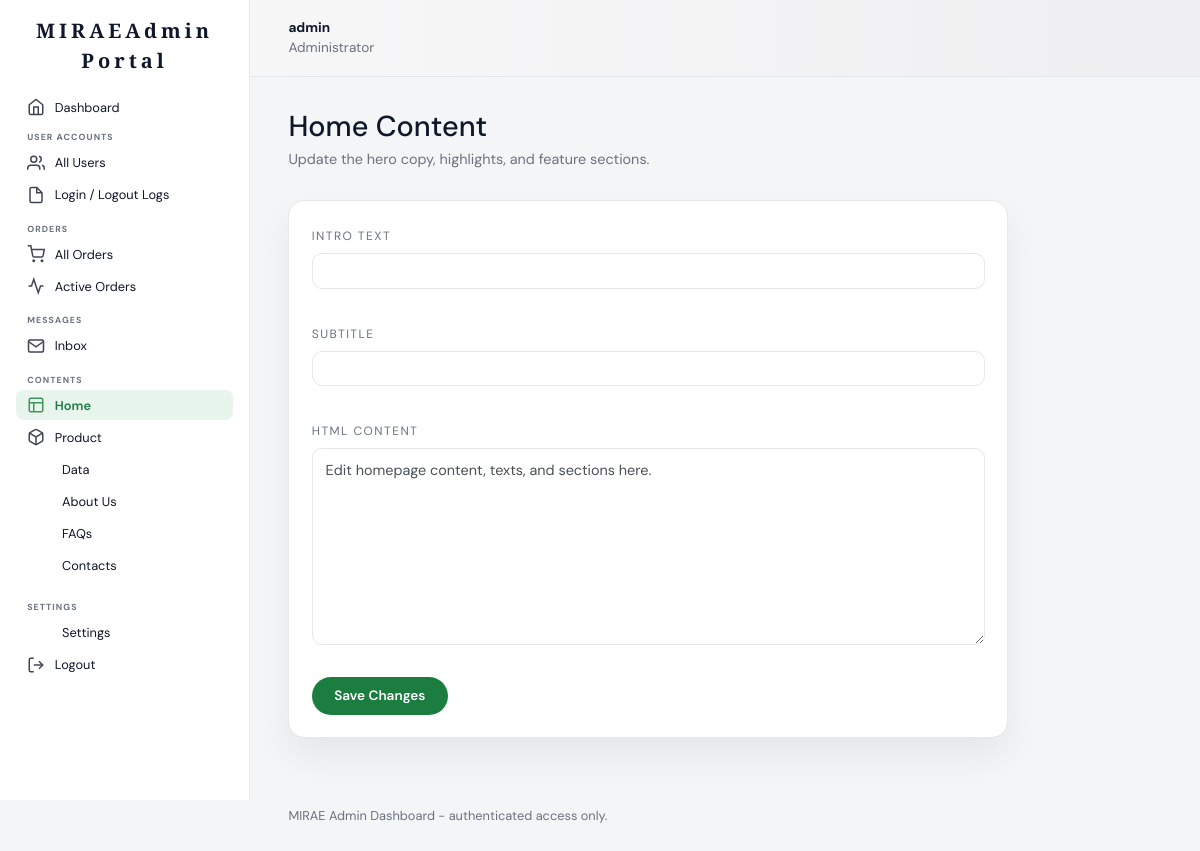
The app's page /admin/content/home.php (signed in), older data.
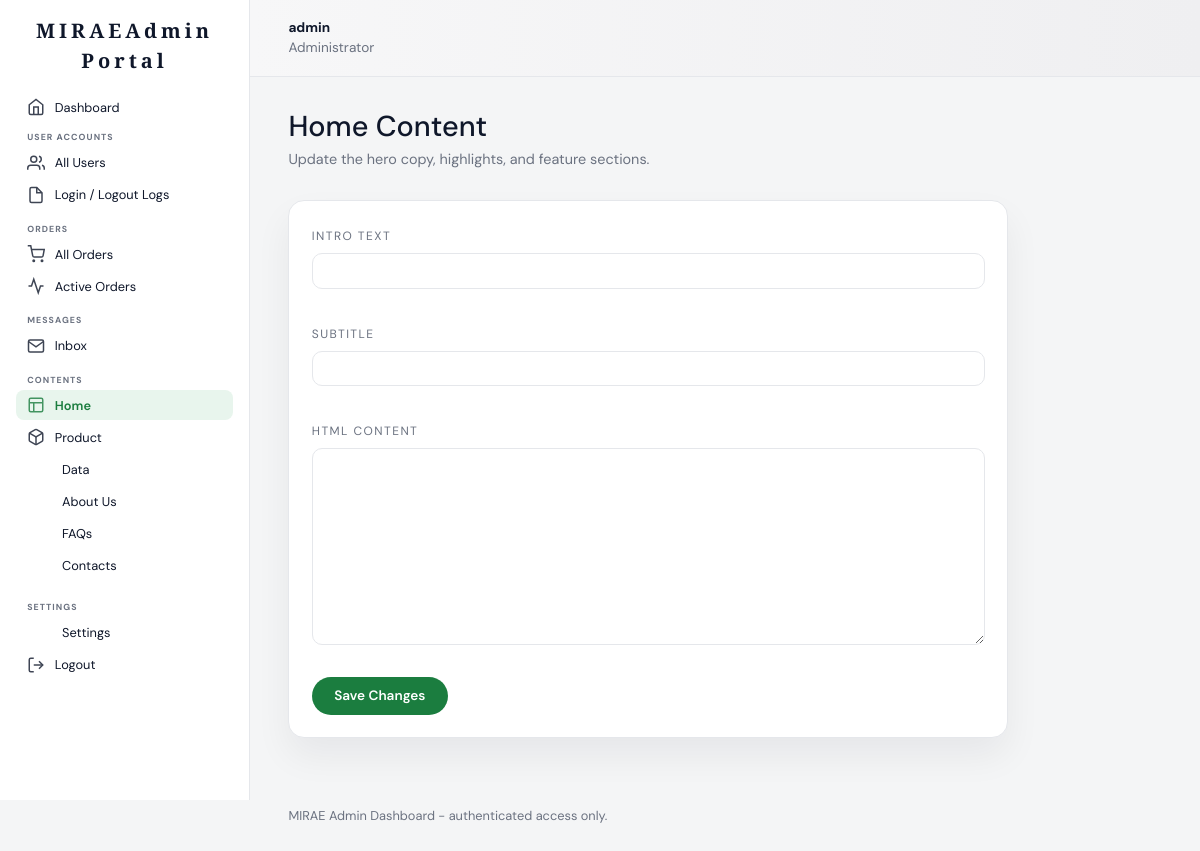
The same page, newer data.
### tables this page shows
CREATE TABLE `content_pages` (
  `id` int(11) NOT NULL AUTO_INCREMENT,
  `page_key` varchar(100) NOT NULL,
  `page_name` varchar(100) NOT NULL,
  `content` longtext DEFAULT NULL,
  `updated_at` timestamp NOT NULL DEFAULT current_timestamp() ON UPDATE current_timestamp(),
  PRIMARY KEY (`id`),
  UNIQUE KEY `page_key` (`page_key`)
);

### admin/content/home.php (the view, shortened to what this page needs)
<?php
require_once __DIR__ . '/../../config/db.php';
$pageDbKey = 'home';
$introValue = '';
$subtitleValue = '';
$htmlValue = '';
$stmt = $conn->prepare("SELECT content FROM content_pages WHERE page_key = ? LIMIT 1");
$stmt->bind_param('s', $pageDbKey);
$stmt->execute();
$result = $stmt->get_result();
$rawContent = '';
if ($row = $result->fetch_assoc()) {
    $rawContent = $row['content'] ?? '';
}
if ($rawContent !== '') {
    $decoded = json_decode($rawContent, true);
    if (is_array($decoded)) {
        $introValue = $decoded['intro'] ?? '';
        $subtitleValue = $decoded['subtitle'] ?? '';
        $htmlValue = $decoded['html'] ?? '';
    } else {
        $htmlValue = $rawContent;
    }
}
include __DIR__ . '/../includes/header.php';
include __DIR__ . '/../includes/sidebar.php';
?>
<main class="admin-content">
    <div class="page-header">
        <h1>Home Content</h1>
        <p>Update the hero copy, highlights, and feature sections.</p>
    </div>
    <form class="form-card" action="home.php" method="post">
        <div class="form-group">
            <label for="home-intro">Intro Text</label>
            <input id="home-intro" name="intro" type="text" class="form-control" value="<?php echo htmlspecialchars($introValue); ?>" />
        </div>
        <div class="form-group">
            <label for="home-subtitle">Subtitle</label>
            <input id="home-subtitle" name="subtitle" type="text" class="form-control" value="<?php echo htmlspecialchars($subtitleValue); ?>" />
        </div>
        <div class="form-group">
            <label for="home-html">HTML Content</label>
            <textarea id="home-html" name="html" class="form-control" rows="8"><?php echo htmlspecialchars($htmlValue); ?></textarea>
        </div>
        <button type="submit" class="btn btn-primary">Save Changes</button>
    </form>
</main>
<?php include __DIR__ . '/../includes/footer.php'; ?>

Row changes from the older to the newer data that the page shows:
removed content_pages: html "Edit homepage content, texts, and sections here."
